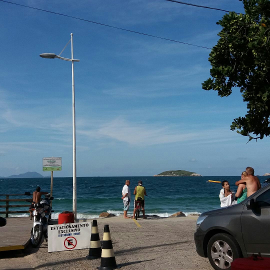
#> input picture pdi/pratica 1/Prática01/praiaOrig.png, 270 x 270 px, found by its file name
$ jupyter execute Histogramas.ipynb   (shell and % lines are left out)
#> lines starting #> are read from the running program, lines starting #| are printed output that depends on the picture
## Preâmbulo
### Importações e afins

[cell 1]

from PIL import Image
import numpy as np
import os
from mpl_toolkits import mplot3d
import matplotlib.pyplot as plt
import seaborn as sns

### Arquivo de entrada e geração da imagem

[cell 2]
arquivo = 'imagens/praiaOrig.png'

if os.path.isfile(arquivo):
    # Objeto Image + array da imagem original
    img = Image.open(arquivo)
#> img is the input picture: PIL image 270x270 RGB; mean R, G, B 79.3, 105.6, 126
    f = np.asarray(img)
    # Objeto Image + array da imagem convertida para tons de cinza
    img_cinza = img.convert('L')
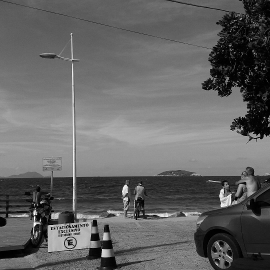
#> img_cinza: PIL image 270x270 L; min 0, max 255, mean 100
    f_cinza = np.asarray(img_cinza)
else:
    print('Arquivo inexistente. Reexecute a célula, informando um arquivo correto')

#### Se desejar visualizar as imagens, execute a célula abaixo

[cell 3]
img.show()
img_cinza.show()

### Declarações de funções
#### Geração de Histogramas

[cell 4]
def histograma(f, L):
    h = np.zeros(L)

    for k in range(L):
        h[k] = np.sum(f == k)

    return h

def calcula_cdf(p):
    cdf = np.zeros(p.shape)

    for k in range(len(p)):
        cdf[k] = np.sum(p[:k+1])

    return cdf

def gera_histogramas(f, L):
    # Contagem de pixels da imagem
    n = f.shape[0] * f.shape[1]

    h = histograma(f, L)
    p = h / n
    cdf = calcula_cdf(p)

    return h,p,cdf

def histogramas(f, Lmax=255):
    # Contagem do número de tons:
    L = Lmax + 1

    # identifica o tipo de imagem
    if len(f.shape) < 3:
        # Imagem cinza
        return gera_histogramas(f, L)
    else:
        # Imagem RGB
        hr,pr,cdfr = gera_histogramas(f[:,:,0], L)
        hg,pg,cdfg = gera_histogramas(f[:,:,1], L)
        hb,pb,cdfb = gera_histogramas(f[:,:,2], L)

        return (hr,hg,hb), (pr,pg,pb), (cdfr, cdfg, cdfb)

#### Exibição de histogramas

[cell 5]
def plota_histogramas(h1, h2, h3, titulo='Histogramas para a imagem', tipos=['h','p','c'],
                      escala_log=[False, False, False]):
    tipos_padrao = {
        'h': 'Contagem de pixels',
        'p': 'Probabilidade de ocorrência',
        'c': 'Probabilidade Acumulada de ocorrência'
        }
    for tipo in tipos:
        if tipo not in tipos_padrao.keys():
            msg = 'Tipo %s inválido. Deve ser um entre:\n' % tipo
            for t in tipos:
                msg += '\t' + t + ' --> ' + tipos[t] + '\n'

            raise Exception(msg)


    fig = plt.figure(figsize=(20, 4))
    fig.suptitle(titulo)

    k = np.array(list(range(len(h1))))

    # Histograma de Distribuição
    ax = fig.add_subplot(1, 3, 1)
    ax.bar(k, h1)
    ax.set_xlim(0,255)
    ax.set_ylabel(tipos_padrao[tipos[0]])
    if escala_log[0]:
        ax.set_yscale('log')
    ax.grid(True)

    # Histograma de Probabilidade
    ax = fig.add_subplot(1, 3, 2)
    ax.bar(k, h2)
    ax.set_xlim(0,255)
    ax.set_ylabel(tipos_padrao[tipos[1]])
    if escala_log[1]:
        ax.set_yscale('log')
    ax.grid(True)

    # Histograma de Distribuição
    ax = fig.add_subplot(1, 3, 3)
    ax.bar(k, h3)
    ax.set_xlim(0,255)
    ax.set_ylabel(tipos_padrao[tipos[2]])
    if escala_log[2]:
        ax.set_yscale('log')
    ax.grid(True)

    plt.tight_layout()
    plt.show()

def plota_individual(h, titulo, tipo='h', escala_log=False):
    tipos = {
        'h': 'Contagem de pixels',
        'p': 'Probabilidade de ocorrência',
        'c': 'Probabilidade Acumulada de ocorrência'
        }
    if tipo not in tipos.keys():
        msg = 'Tipo %s inválido. Deve ser um entre:\n' % tipo
        for t in tipos:
            msg += '\t' + t + ' --> ' + tipos[t] + '\n'

        raise Exception(msg)

    fig = plt.figure()
    fig.suptitle(titulo)

    k = np.array(list(range(len(h))))

    # Plota histograma
    plt.bar(k, h)
    plt.xlim(0,255)
    plt.ylabel(tipos[tipo])
    plt.grid(True)
    if escala_log:
        plt.yscale('log')

    plt.tight_layout()
    plt.show()

[cell 6]
h,p,cdf = histogramas(f_cinza)
#> after the loop in histograma, `for k in range(L):`: h = 256 values, max 1152 at index 94, min 0 at index 244, mean 284.8
#> in gera_histogramas, `p = h / n`: p = 256 values, max 0.0158 at index 94, min 0 at index 244, mean 0.00391
#> after the loop in calcula_cdf, `for k in range(len(p)):`: cdf = 256 values from 0.000988 to 1
#> cdf = 256 values from 0.000988 to 1
#plota_histogramas(h,p,cdf)
#plota_histogramas(h,p,cdf,escala_log=[False, True, False])

plota_individual(p, 'Histograma Monocromático', tipo='p')
#> in plota_individual, `k = np.array(list(range(len(h))))`: k = 256 values from 0 to 255
#> in plota_individual, `plt.show()`:
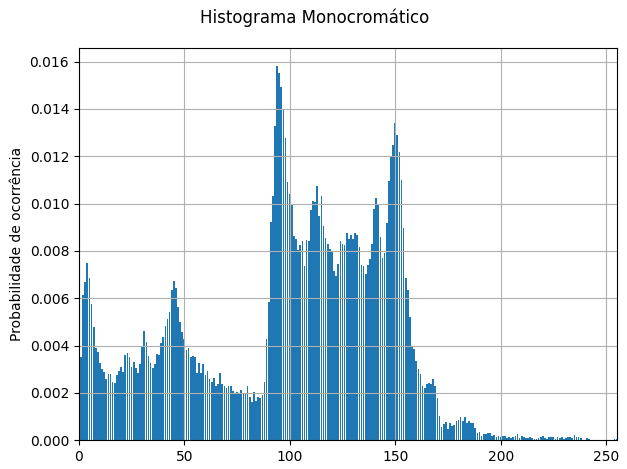
#> figure drawn by matplotlib, 1 panel; tallest bar 0.0158 high, from x = 93.6 to 94.4

[cell 7]
H,P,CDF = histogramas(f)
#> call 2 of gera_histogramas, with L = 256
#> in gera_histogramas (call 2), `h = histograma(f, L)`: h = 256 values, max 1188 at index 121, min 0 at index 239, mean 284.8
#> in gera_histogramas (call 2), `h = histograma(f, L)`:
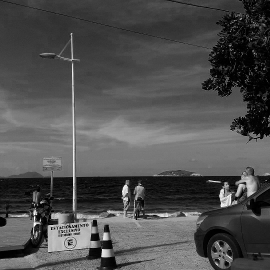
#> f: shape (270, 270); min 0, max 255, mean 79.3
#> in gera_histogramas (call 2), `p = h / n`: p = 256 values, max 0.0163 at index 121, min 0 at index 239, mean 0.00391
#> in gera_histogramas (call 2), `cdf = calcula_cdf(p)`: cdf = 256 values from 0.00575 to 1
#> call 4 of gera_histogramas, with L = 256
#> in gera_histogramas (call 4), `h = histograma(f, L)`: h = 256 values, max 1502 at index 185, min 0 at index 248, mean 284.8
#> in gera_histogramas (call 4), `h = histograma(f, L)`:
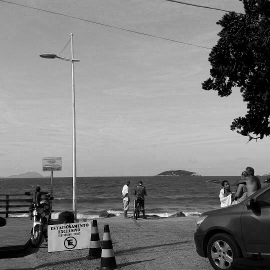
#> f: shape (270, 270); min 0, max 255, mean 126
#> in gera_histogramas (call 4), `p = h / n`: p = 256 values, max 0.0206 at index 185, min 0 at index 248, mean 0.00391
#> in gera_histogramas (call 4), `cdf = calcula_cdf(p)`: cdf = 256 values from 0.0159 to 1

plota_histogramas(H[0],H[1],H[2],titulo='Histogramas R, G, e B para a imagem', tipos=['h','h','h'])
#> in plota_histogramas, `k = np.array(list(range(len(h1))))`: k = 256 values from 0 to 255
#> in plota_histogramas, `plt.show()`:
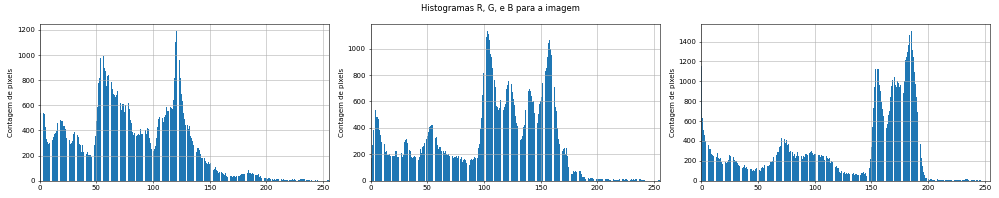
#> figure drawn by matplotlib, 3 panels; panel 1: tallest bar 1188 high, from x = 120.6 to 121.4; panel 2: tallest bar 1131 high, from x = 102.6 to 103.4; panel 3: tallest bar 1502 high, from x = 184.6 to 185.4

[cell 8]
f_lin = np.reshape(f_cinza, f.shape[0]*f.shape[1])

sns.histplot(f_lin, stat='probability', cumulative=True)
plt.show()
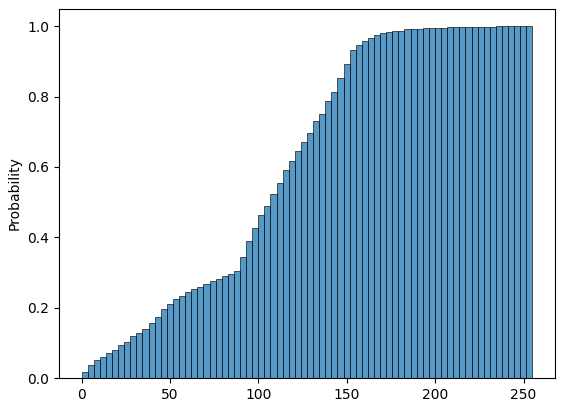
#> figure drawn by matplotlib, 1 panel; tallest bar 1 high, from x = 251.6 to 255

$ run again, with pdi/pratica 1/Prática01/pimentas.png copied over pdi/pratica 1/Prática01/praiaOrig.png
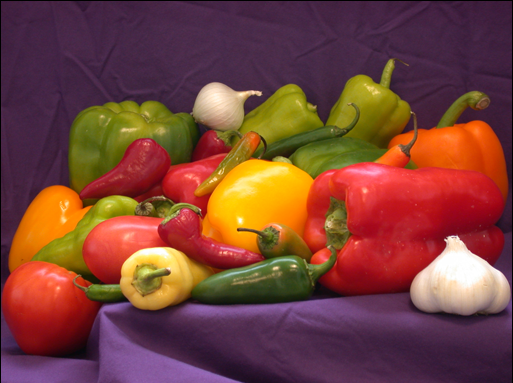
#> input picture pdi/pratica 1/Prática01/pimentas.png, 513 x 383 px, found by its file name
#> img is the input picture: PIL image 513x383 RGB; mean R, G, B 120.3, 66.1, 57.1
#> after the loop in histograma, `for k in range(L):`: h = 256 values, max 7056 at index 49, min 0 at index 1, mean 767.5
#> in gera_histogramas, `p = h / n`: p = 256 values, max 0.0359 at index 49, min 0 at index 1, mean 0.00391
#> after the loop in calcula_cdf, `for k in range(len(p)):`: cdf = 256 values from 0.0065 to 1
#> in plota_individual, `k = np.array(list(range(len(h))))`: k = 256 values from 0 to 255
#> in gera_histogramas (call 4), `h = histograma(f, L)`: h = 256 values, max 12030 at index 0, min 15 at index 219, mean 767.5
#> in gera_histogramas (call 4), `h = histograma(f, L)`:
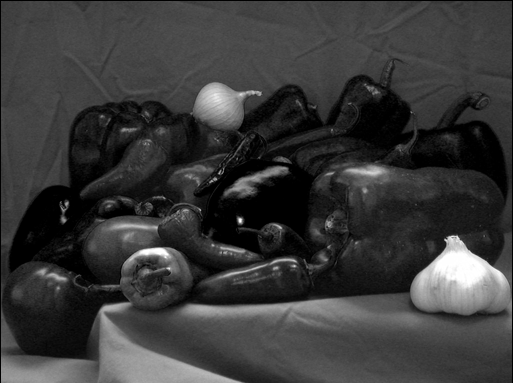
#> f: shape (383, 513); min 0, max 255, mean 57.1
#> in gera_histogramas (call 4), `p = h / n`: p = 256 values, max 0.0612 at index 0, min 7.63e-05 at index 219, mean 0.00391
#> in gera_histogramas (call 4), `cdf = calcula_cdf(p)`: cdf = 256 values from 0.0612 to 1
#> in plota_histogramas, `k = np.array(list(range(len(h1))))`: k = 256 values from 0 to 255
#> `plt.show()`:
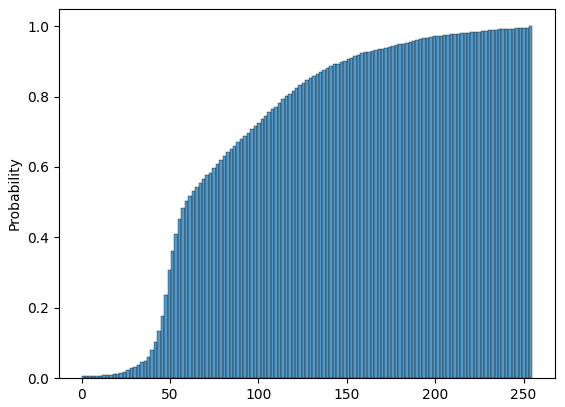
#> figure drawn by matplotlib, 1 panel; tallest bar 1 high, from x = 253.1 to 255
